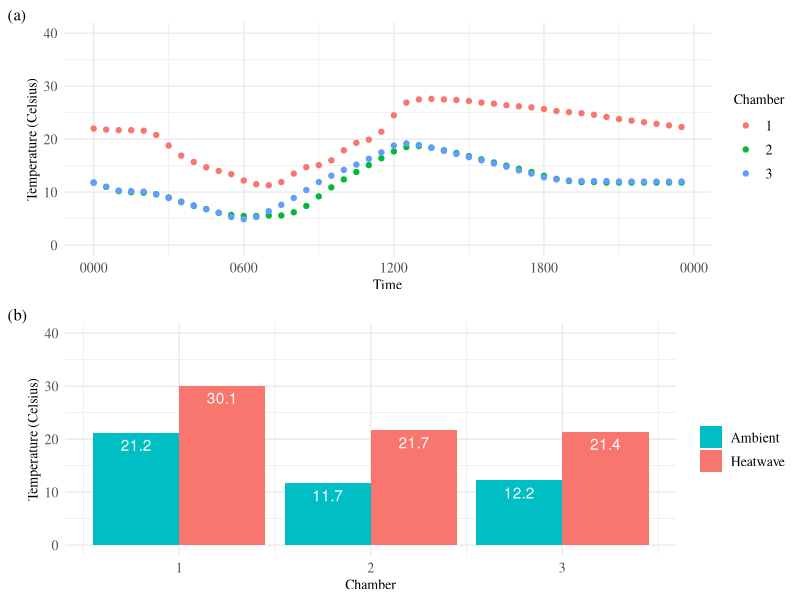

Write R code to recreate this figure.
#Supplementary Figure 1 - temperature data
#Alexandra Lalor
#allielalor@arizona.edu
#allielalor@gmail.com
#First created: 2022-02-01
#Last updated: 2022-06-18

#load tidyverse
library(tidyverse)
library(ggplot2)
library(gridExtra) # for 2 panel graphs

################################################################################
#Phase1_Kestrel_AvgTemp_Sum
#Take average of both kestrels for summarized data (daily temps)
################################################################################

#check summarized data, with the average of both kestrels

#read csv
Phase1_Kestrel_AvgTemp_Sum <- read_csv("data_QAQC/Phase1_Kestrel_AvgTemp_Sum.csv")

#add placeholder date to make graph
Phase1_Kestrel_AvgTemp_Sum <- Phase1_Kestrel_AvgTemp_Sum %>% 
  mutate(Date = as.Date("2021-10-15"))
Phase1_Kestrel_AvgTemp_Sum$DateTime <- paste(Phase1_Kestrel_AvgTemp_Sum$Date, " ", Phase1_Kestrel_AvgTemp_Sum$Time)
Phase1_Kestrel_AvgTemp_Sum$DateTime <- strptime(Phase1_Kestrel_AvgTemp_Sum$DateTime, format="%Y-%m-%d %H%M")

Phase1_Kestrel_AvgTemp_Sum$Phase <- as.factor(Phase1_Kestrel_AvgTemp_Sum$Phase)
Phase1_Kestrel_AvgTemp_Sum$Chamber <- as.factor(Phase1_Kestrel_AvgTemp_Sum$Chamber)

glimpse(Phase1_Kestrel_AvgTemp_Sum)


#Graph all chambers daily fluctuations
Phase1_Kestrel_AvgTemp_Sum_graph <- Phase1_Kestrel_AvgTemp_Sum %>% 
  filter(Kestrel == "actual", Heatwave == "no")

a <- Phase1_Kestrel_AvgTemp_Sum_graph %>% 
  group_by(Phase, Chamber, Kestrel, Heatwave) %>%
  ggplot(aes(x = as.POSIXct(DateTime),
             y = Temperature_avg,
             color = Chamber)) +
  geom_point() +
  ylim(0, 40) +
  scale_x_datetime(date_labels = "%H%M") +
  xlab("Time") +
  ylab("Temperature (Celsius)") +
  labs(fill = "", tag = "(a)") +
  #labs(caption = "\nFIGURE S1a | Average Daily Temperatures Fluctuations of Growth Chambers") +
  theme_minimal() +
  theme(text = element_text(family = "serif", size = 10),
        axis.text = element_text(size = 10),
        legend.text = element_text(size = 10),
        strip.text.x = element_text(size = 10),
        plot.caption = element_text(hjust = 0,
                                    family = "serif",
                                    #face = "bold",
                                    size = 10))


################################################################################
#Phase1_Kestrel_AvgTemp_Sum_Total
#Take average for overall temp summary (not daily)
################################################################################

#read csv
Phase1_Kestrel_AvgTemp_Sum_Total <- read_csv("data_QAQC/Phase1_Kestrel_AvgTemp_Sum_Total.csv")

#filter for actual temps
Phase1_Kestrel_AvgTemp_Sum_Total_graph <- Phase1_Kestrel_AvgTemp_Sum_Total %>% 
  filter(Kestrel == "actual")


#Graph - Bar graph of mean temps, heatwave and ambient
b <- Phase1_Kestrel_AvgTemp_Sum_Total_graph %>% 
  group_by(Heatwave) %>%
  ggplot(aes(x = Chamber,
             y = Temperature_avg,
             fill = Heatwave)) +
  geom_col(position= "dodge") +
  ylim(0, 40) +
  ylab("Temperature (Celsius)") +
  labs(fill = "", tag = "(b)") +
  #labs(caption = "\nFIGURE S1b | Average Temperatures of Growth Chambers") +
  geom_text(label = Phase1_Kestrel_AvgTemp_Sum_Total_graph$Temperature_avg,
            vjust = 1.5, position = position_dodge(0.9), color = "white") +
  #scale_fill_brewer(palette = "Set2") +
  scale_fill_discrete(direction = -1,
                      labels = c("Ambient", "Heatwave")) +
  theme_minimal() +
  theme(text = element_text(family = "serif", size = 10),
        axis.text = element_text(size = 10),
        legend.text = element_text(size = 10),
        strip.text.x = element_text(size = 10),
        plot.caption = element_text(hjust = 0,
                                    family = "serif",
                                    #face = "bold",
                                    size = 10))


################################################################################
################################################################################
# 2 panel grid (a and b) for Figure 1

grid.arrange(a, b, nrow=2)
